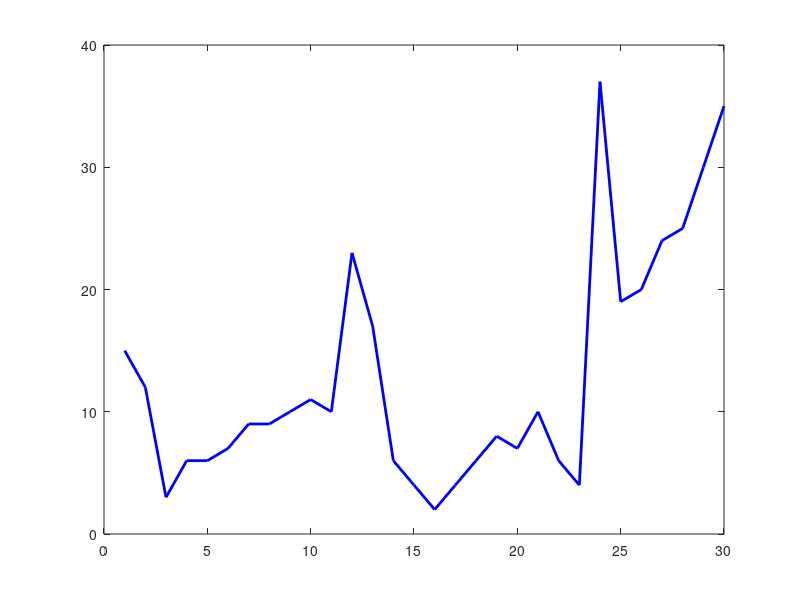

Source code (MATLAB): (Note: this script raises an error after producing the figure.)
% author name: samuel amery
% email: amerys34@rowan.edu
% Course: MATLAB Programming-Fall 2024
% Assignment: Homework 2
% Date:10/11/2024
%Updated by: Samuel Amery
%All Right Reserved


% Reading from a text file
data = load('stock_data.txt');

%these are findin gth eaveages and max, min, and the price increase
average_price = mean(data);
highest_price = max(data);
lowest_price = min(data);
price_increase_days = sum(diff(data) > 0);
%this is printing off the data into averages, max, min, and price increase
fprintf('Average Closing Price: %.2f\n', average_price);%this is printing the average
fprintf('Highest Closing Price: %.2f\n', highest_price);%this is printing thethe highest
fprintf('Lowest Closing Price: %.2f\n', lowest_price);%this is printing the lower 
fprintf('Number of Days Price Increased: %d\n', price_increase_days);%this is printing thethe increase per day
%this is creating the graph 
figure;
plot(data, 'b-', 'LineWidth', 2);
hold on;
yline(average_price, 'r--', 'Average Price', 'LabelVerticalAlignment', 'bottom', 'LabelHorizontalAlignment', 'right');
yline(highest_price, 'g--', 'Highest Price', 'LabelVerticalAlignment', 'bottom', 'LabelHorizontalAlignment', 'right');
yline(lowest_price, 'm--', 'Lowest Price', 'LabelVerticalAlignment', 'bottom', 'LabelHorizontalAlignment', 'right');
xlabel('Day');
ylabel('Closing Price');
title('Daily Closing Prices of Stock');
legend('Closing Prices', 'Average Price', 'Highest Price', 'Lowest Price');
grid on;

saveas(gcf, 'stock_analysis.png');
%this is putting the data we got into its own file
fileID = fopen('stock_summary.txt', 'w');
fprintf(fileID, 'Stock Analysis Summary:\n');
fprintf(fileID, 'Average Closing Price: %.2f\n', average_price);
fprintf(fileID, 'Highest Closing Price: %.2f\n', highest_price);
fprintf(fileID, 'Lowest Closing Price: %.2f\n', lowest_price);
fprintf(fileID, 'Number of Days Price Increased: %d\n', price_increase_days);
fclose(fileID);